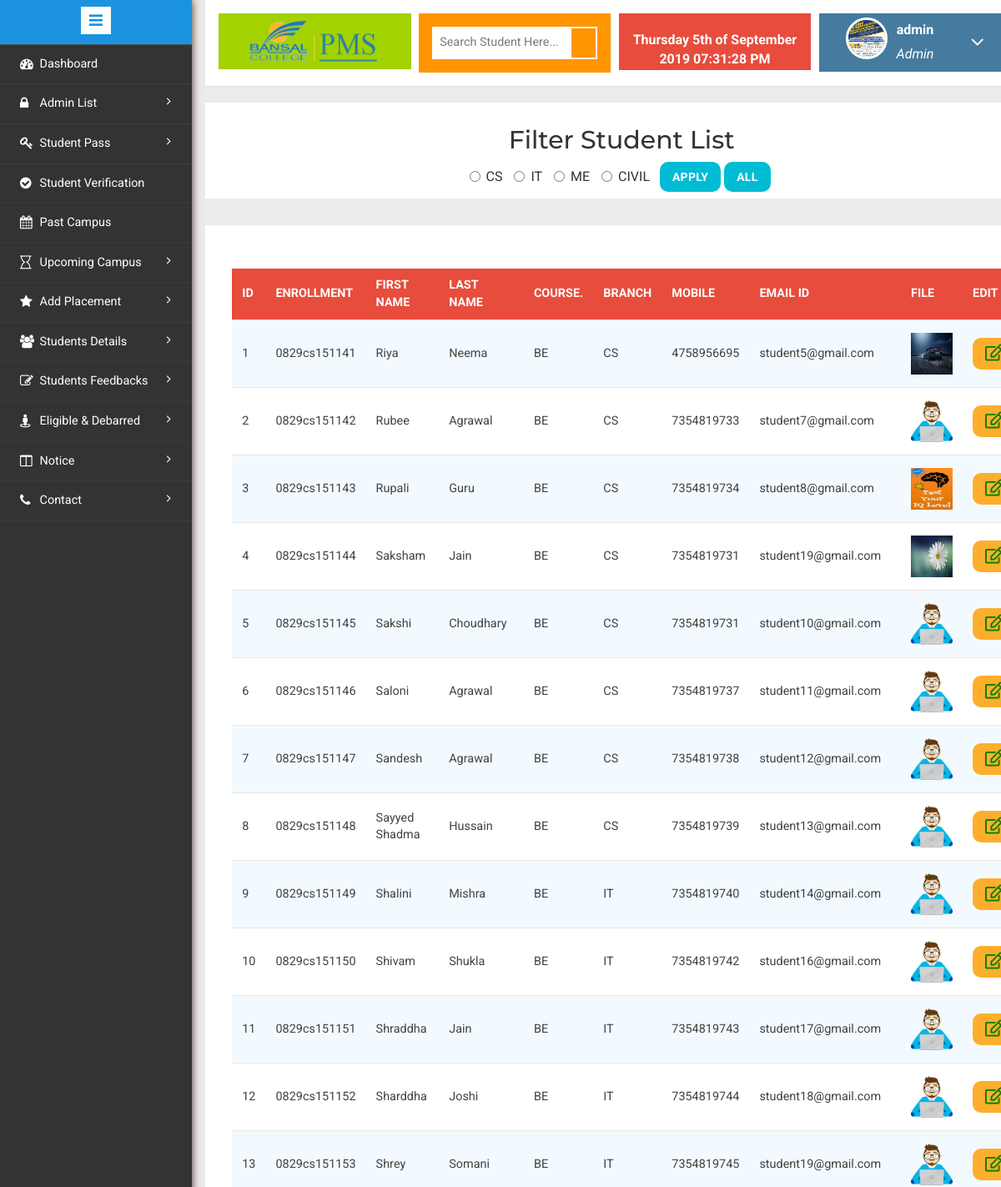
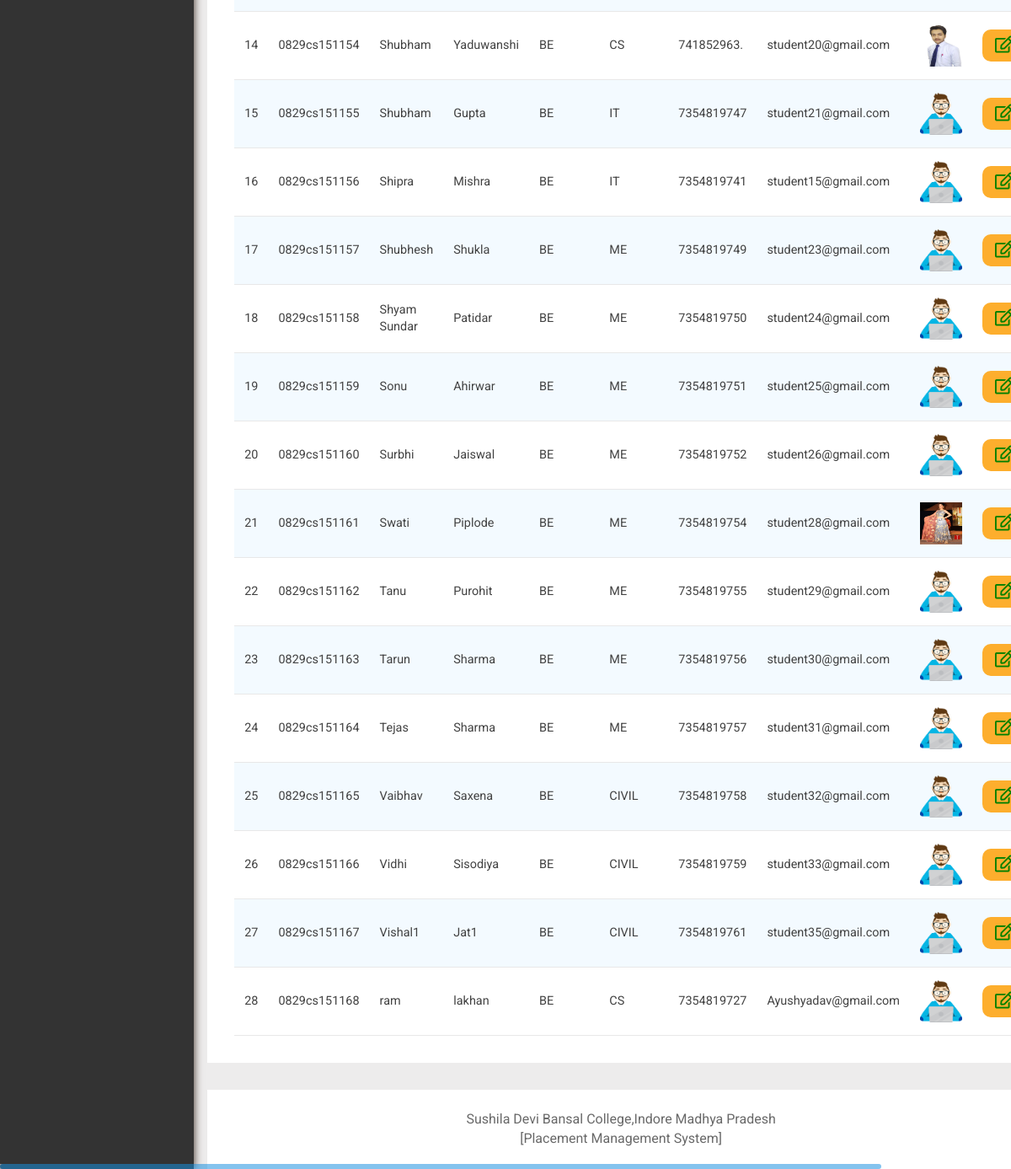
The page /studentlist.php (signed in) on the database its author committed (2 pictures, top to bottom).
### tables this page shows
CREATE TABLE `usertbl` (
  `uid` int(11) NOT NULL AUTO_INCREMENT,
  `fname` varchar(50) NOT NULL,
  `lname` varchar(50) NOT NULL,
  `gender` varchar(20) NOT NULL,
  `blood` varchar(20) NOT NULL,
  `email` varchar(50) NOT NULL,
  `phone` varchar(20) NOT NULL,
  `mobile` varchar(20) NOT NULL,
  `password` varchar(50) NOT NULL,
  `cpassword` varchar(50) NOT NULL,
  `dob` date NOT NULL,
  `address` varchar(50) NOT NULL,
  `deptname` varchar(50) NOT NULL,
  `catname` varchar(50) NOT NULL,
  `file` varchar(50) NOT NULL,
  `status` tinyint(1) NOT NULL,
  PRIMARY KEY (`uid`)
);

CREATE TABLE `studenttbl` (
  `stid` int(20) NOT NULL AUTO_INCREMENT,
  `s_roll` varchar(255) NOT NULL,
  `fname` varchar(255) DEFAULT NULL,
  `lname` varchar(255) DEFAULT NULL,
  `gender` varchar(11) DEFAULT NULL,
  `10th` int(11) DEFAULT NULL,
  `12th` int(11) DEFAULT NULL,
  `backlog` int(11) DEFAULT NULL,
  `ug` int(11) DEFAULT NULL,
  `pyear` int(11) DEFAULT NULL,
  `branch` varchar(255) DEFAULT NULL,
  `course` varchar(255) DEFAULT NULL,
  `password` varchar(50) DEFAULT 'TPM@2019',
  `college` varchar(255) DEFAULT NULL,
  `email` varchar(255) DEFAULT NULL,
  `mobile_1` varchar(20) DEFAULT NULL,
  `address1` varchar(255) DEFAULT NULL,
  `dob` varchar(255) DEFAULT '',
  `file` varchar(55) DEFAULT '67766.png',
  `status` int(20) DEFAULT '0',
  `debarred` int(20) DEFAULT '1',
  `verified` int(20) DEFAULT '0',
  `block` int(20) DEFAULT '0',
  `rdate` date DEFAULT NULL,
  PRIMARY KEY (`stid`,`s_roll`)
);

### checkuser.php (called while the page is built, shortened)
<?php
$user_check= $_SESSION["userid"];
$ses_sql=mysql_query("select * from usertbl where uid = '$user_check'");
$row = mysql_fetch_assoc($ses_sql);
$my_fname =$row['fname'];
$my_file=$row['file'];
?>

### studentlist.php (the view, shortened to what this page needs)
<!DOCTYPE HTML>
<html>
<head>
</head>
<body>
<div class="page-container">
<div class="left-content">
<div class="mother-grid-inner">
<?php
if($_SESSION["userid"]==true)
{
include("header.php"); ?>
	<ol class="breadcrumb">
     <div><center>
                 <h2>&nbsp;&nbsp;Filter Student List</h2>
                <form action="studentlist.php" method="post">
            <label class="radio-inline">
            <input type="radio" name="cs" value="cs">CS
            </label>
            <label class="radio-inline">
            <input type="radio" name="it" value="it">IT
            </label>
            <label class="radio-inline">
            <input type="radio" name="me" value="me">ME
            </label>
            <label class="radio-inline">
            <input type="radio" name="civil" value="civil">CIVIL
            </label>
            <button type="submit" class="btn btn-primary" name="submit">Apply</button> <button type="submit" class="btn btn-primary" name="reset">ALl</button> </br>
            </form>
            </center>
              </div>
	</ol>
<?php
 if(isset($_POST['submit'])!="")
 {
$cs = empty($_POST['cs']) ? '' : $_POST['cs'];
$it = empty($_POST['it']) ? '' : $_POST['it'];
$me = empty($_POST['me']) ? '' : $_POST['me'];
$civil = empty($_POST['civil']) ? '' : $_POST['civil'];
$sql="select * from studenttbl where branch IN ('$cs','$it','$me','$civil') and verified='1'";
 }
 else
 {
	 $sql="select * from studenttbl where verified='1'";
 }
$result = mysql_query($sql);
?>
<div class="agile-grids">
<div class="agile-tables">
<div class="w3l-table-info">
<right>
                <table width="100%" id="table">
<thead>
<tr>
               <th align="left">Id</th>
               <th align="left">Enrollment</th>
			   <th align="left">First Name</th>
			   <th align="left">Last Name</th>
               <th align="left">Course.</th>
                <th align="left">Branch</th>
			   <th align="left">Mobile</th>
               <th align="left">Email Id</th>
			   <th align="left">File</th>
               <th align="left">Edit</th>
</tr>
</thead>
<tbody>
<?php
$count=1;
while($rows=mysql_fetch_array($result))
{
	extract($rows);
	?>
    <tr>
    <td height="81"><?php echo $count;?></td>
     <td><?php echo $rows['s_roll'];?></td>
    <td><?php echo $rows['fname'];?></td>
	<td><?php echo $rows['lname'];?> </td>
    <td><?php echo $rows['course'];?></td>
	<td><?php echo $rows['branch'];?></td>
    <td><?php echo $rows['mobile_1'];?></td>
    <td><?php echo $rows['email'];?></td>
	<td><?php echo($rows['file']!=NULL)?'<img src="uploaded/'.$rows['file'].'" width="50" height="50">' :'' ;?></td>
 <form method='post' action='editstudent.php'>
     <td>  <input  type='hidden' value="<?php echo $rows['s_roll']; ?>" name='id'>
        <button class="btn bg-alert dark text-white " name='update' type='submit' value='Update'  ><i class="far fa-edit" style="font-size:20px;color: green;"></i></button>
       </td> </form>
    </tr>
<?php
$count++;
 }?>
</tbody>
</table>
</div>
</div>
</div>
<?php include("footer.php"); ?>
	<?php include("sidebar.php"); ?>
	<?php }
else
	header('location:login.php');
?>
</body>
</html>

### header.php (shortened to what this page needs)
<!DOCTYPE HTML>
<html>
<head>
<link href="css/bootstrap.min.css" rel='stylesheet' type='text/css' />
<link href="css/style.css" rel='stylesheet' type='text/css' />
<link rel="stylesheet" href="css/morris.css" type="text/css"/>
<link href="css/font-awesome.css" rel="stylesheet">
<link rel="stylesheet" href="https://use.fontawesome.com/releases/v5.0.8/css/all.css">
<link rel="stylesheet" href="css/jquery-ui.css">
<link rel="stylesheet" href="css/icon-font.min.css" type='text/css' />
<link rel="stylesheet" href="css/table-style.css" type='text/css' />
</head>
<body>
<?php include("checkuser.php"); ?>
				<div class="header-main">
					<div class="logo-w3-agile">
								<img src="uploaded/logo.png" alt="Smiley face" height="61" width="163">
							</div>
					<div class="w3layouts-left">
								<div class="w3-search-box">
									<form action="search.php" method="GET">
										<input type="text" placeholder="Search Student Here..." name="name" required>
										<input type="submit" value="">
									</form>
								</div>
						 </div>
						 <div class="w3layouts-right">
							<div class="profile_details_left">
								<b><font color="white"><?php  date_default_timezone_set( "Asia/Kolkata");
								echo date("l jS \of F Y h:i:s A"); ?></font></b><br>
							</div>
						</div>
						<div class="profile_details w3l">
								<ul>
									<li class="dropdown profile_details_drop">
										<a href="#" class="dropdown-toggle" data-toggle="dropdown" aria-expanded="false">
											<div class="profile_img">
												<span class="prfil-img"><?php echo($my_file!=NULL)?'<img src="uploaded/'.$my_file.'" >' :'' ;?> </span>
												<div class="user-name">
													<p><?php echo $my_fname;?></p>
													<span>Admin</span>
												</div>
												<i class="fa fa-angle-down"></i>
												<div class="clearfix"></div>
											</div>
										</a>
									</li>
								</ul>
							</div>
				</div>
			</body>
</body>
</html>

### footer.php (shortened to what this page needs)
<!DOCTYPE HTML>
<html>
<head>
<link rel="stylesheet" href="css/icon-font.min.css" type='text/css' />
</head>
<body>
<div class="copyrights">
	 <p>Sushila Devi Bansal College,Indore Madhya Pradesh <br> [Placement Management System]</p>
</div>
</body>
</html>

### sidebar.php (shortened to what this page needs)
<!DOCTYPE HTML>
<html>
<head>
<link href="css/bootstrap.min.css" rel='stylesheet' type='text/css' />
<link href="css/style.css" rel='stylesheet' type='text/css' />
<link rel="stylesheet" href="css/morris.css" type="text/css"/>
<link href="css/font-awesome.css" rel="stylesheet">
<link rel="stylesheet" href="css/icon-font.min.css" type='text/css' />
</head>
<body>
				<div class="sidebar-menu">
					<header class="logo1">
						<a href="#" class="sidebar-icon"> <span class="fa fa-bars"></span> </a>
					</header>
                           <div class="menu">
									<ul id="menu" >
										<li><a href="index.php"><i class="fa fa-tachometer"></i> <span>Dashboard</span><div class="clearfix"></div></a></li>
										 <li id="menu-academico" ><a href="userlist.php"><i class="fa fa-lock"></i><span>Admin List</span><span class="fa fa-angle-right" style="float: right"></span><div class="clearfix"></div></a></li>
                                         <li id="menu-academico" ><a href="studentpass.php"><i class="fa fa-key"></i><span>Student Pass</span><span class="fa fa-angle-right" style="float: right"></span><div class="clearfix"></div></a></li>
                                         <li id="menu-academico" ><a href="studentverification.php"><i class="fa fa-check-circle"></i><span>Student Verification</span><div class="clearfix"></div></a></li>
                                          <li id="menu-academico" ><a href="companylist.php"><i class="fa fa-calendar" aria-hidden="true"></i><span>Past Campus</span>
                                              <div class="clearfix"></div></a></li>
										<li id="menu-academico" ><a href="#"><i class="fa fa-hourglass-o" aria-hidden="true"></i><span> Upcoming Campus</span> <span class="fa fa-angle-right" style="float: right"></span>
										    <div class="clearfix"></div></a>
										</li>
                                        <li id="menu-academico" ><a href="addplacement.php"><i class="fa fa-star" aria-hidden="true"></i><span>Add Placement</span> <span class="fa fa-angle-right" style="float: right"></span><div class="clearfix"></div></a>
										</li>
									<li id="menu-academico" ><a href="#"><i class="fa fa-users" aria-hidden="true"></i><span> Students Details</span> <span class="fa fa-angle-right" style="float: right"></span><div class="clearfix"></div></a>
										</li>
                                    <li id="menu-academico" ><a href="allfeedback.php"><i class="fa fa-pencil-square-o" aria-hidden="true"></i><span>Students Feedbacks</span> <span class="fa fa-angle-right" style="float: right"></span>
                                       <div class="clearfix"></div></a>
										</li>
							          <li id="menu-academico" ><a href="#"><i class="fa fa-street-view" aria-hidden="true"></i><span>Eligible & Debarred</span> <span class="fa fa-angle-right" style="float: right"></span>
                                        <div class="clearfix"></div></a>
										</li>
							        <li id="menu-academico" ><a href="#"><i class="fa fa-columns" aria-hidden="true"></i><span> Notice</span> <span class="fa fa-angle-right" style="float: right"></span><div class="clearfix"></div></a>
									</li>
									<li id="menu-academico" ><a href="contactlist.php"><i class="fa fa-phone" aria-hidden="true"></i><span>Contact</span> <span class="fa fa-angle-right" style="float: right"></span><div class="clearfix"></div></a>
								   </li>
								  </ul>
								</div>
							  </div>
</body>
</html>

### css/table-style.css (style rules this page uses)
table { background: white; border-collapse: collapse; margin: 1.25em 0 0; width: 100%; }
table tr, table th, table td { border: none; border-bottom: 1px solid #e8e8e8; font-size: .95em; }
table th, table td { padding: 10px 12px; text-align: left; }
table th { background: #e74c3c; color: #fff; text-transform: uppercase; }
table tr td { background: #f3faff; color: #424242; }
table tr:nth-of-type(2n+2) td { background: #ffffff; }
table { width: 100%; }

### rows shown on the page
usertbl: file (picture), fname "admin"
studenttbl: s_roll "0829cs151141", fname "Riya", lname "Neema", course "BE", branch "CS", mobile_1 "4758956695", email "student5@gmail.com", file (picture)
studenttbl: s_roll "0829cs151142", fname "Rubee", lname "Agrawal", course "BE", branch "CS", mobile_1 "7354819733", email "student7@gmail.com", file (picture)
studenttbl: s_roll "0829cs151143", fname "Rupali", lname "Guru", course "BE", branch "CS", mobile_1 "7354819734", email "student8@gmail.com", file (picture)
studenttbl: s_roll "0829cs151144", fname "Saksham", lname "Jain", course "BE", branch "CS", mobile_1 "7354819731", email "student19@gmail.com", file (picture)
studenttbl: s_roll "0829cs151145", fname "Sakshi", lname "Choudhary", course "BE", branch "CS", mobile_1 "7354819731", email "student10@gmail.com", file (picture)
studenttbl: s_roll "0829cs151146", fname "Saloni", lname "Agrawal", course "BE", branch "CS", mobile_1 "7354819737", email "student11@gmail.com", file (picture)
studenttbl: s_roll "0829cs151147", fname "Sandesh", lname "Agrawal", course "BE", branch "CS", mobile_1 "7354819738", email "student12@gmail.com", file (picture)
studenttbl: s_roll "0829cs151148", fname "Sayyed Shadma", lname "Hussain", course "BE", branch "CS", mobile_1 "7354819739", email "student13@gmail.com", file (picture)
studenttbl: s_roll "0829cs151149", fname "Shalini", lname "Mishra", course "BE", branch "IT", mobile_1 "7354819740", email "student14@gmail.com", file (picture)
studenttbl: s_roll "0829cs151150", fname "Shivam", lname "Shukla", course "BE", branch "IT", mobile_1 "7354819742", email "student16@gmail.com", file (picture)
studenttbl: s_roll "0829cs151151", fname "Shraddha", lname "Jain", course "BE", branch "IT", mobile_1 "7354819743", email "student17@gmail.com", file (picture)
studenttbl: s_roll "0829cs151152", fname "Sharddha", lname "Joshi", course "BE", branch "IT", mobile_1 "7354819744", email "student18@gmail.com", file (picture)
studenttbl: s_roll "0829cs151153", fname "Shrey", lname "Somani", course "BE", branch "IT", mobile_1 "7354819745", email "student19@gmail.com", file (picture)
studenttbl: s_roll "0829cs151154", fname "Shubham", lname "Yaduwanshi", course "BE", branch "CS", mobile_1 "741852963.", email "student20@gmail.com", file (picture)
studenttbl: s_roll "0829cs151155", fname "Shubham", lname "Gupta", course "BE", branch "IT", mobile_1 "7354819747", email "student21@gmail.com", file (picture)
studenttbl: s_roll "0829cs151156", fname "Shipra", lname "Mishra", course "BE", branch "IT", mobile_1 "7354819741", email "student15@gmail.com", file (picture)
studenttbl: s_roll "0829cs151157", fname "Shubhesh", lname "Shukla", course "BE", branch "ME", mobile_1 "7354819749", email "student23@gmail.com", file (picture)
studenttbl: s_roll "0829cs151158", fname "Shyam Sundar", lname "Patidar", course "BE", branch "ME", mobile_1 "7354819750", email "student24@gmail.com", file (picture)
studenttbl: s_roll "0829cs151159", fname "Sonu", lname "Ahirwar", course "BE", branch "ME", mobile_1 "7354819751", email "student25@gmail.com", file (picture)
studenttbl: s_roll "0829cs151160", fname "Surbhi", lname "Jaiswal", course "BE", branch "ME", mobile_1 "7354819752", email "student26@gmail.com", file (picture)
studenttbl: s_roll "0829cs151161", fname "Swati", lname "Piplode", course "BE", branch "ME", mobile_1 "7354819754", email "student28@gmail.com", file (picture)
studenttbl: s_roll "0829cs151162", fname "Tanu", lname "Purohit", course "BE", branch "ME", mobile_1 "7354819755", email "student29@gmail.com", file (picture)
studenttbl: s_roll "0829cs151163", fname "Tarun", lname "Sharma", course "BE", branch "ME", mobile_1 "7354819756", email "student30@gmail.com", file (picture)
studenttbl: s_roll "0829cs151164", fname "Tejas", lname "Sharma", course "BE", branch "ME", mobile_1 "7354819757", email "student31@gmail.com", file (picture)
studenttbl: s_roll "0829cs151165", fname "Vaibhav", lname "Saxena", course "BE", branch "CIVIL", mobile_1 "7354819758", email "student32@gmail.com", file (picture)
studenttbl: s_roll "0829cs151166", fname "Vidhi", lname "Sisodiya", course "BE", branch "CIVIL", mobile_1 "7354819759", email "student33@gmail.com", file (picture)
studenttbl: s_roll "0829cs151167", fname "Vishal1", lname "Jat1", course "BE", branch "CIVIL", mobile_1 "7354819761", email "student35@gmail.com", file (picture)
studenttbl: s_roll "0829cs151168", fname "ram", lname "lakhan", course "BE", branch "CS", mobile_1 "7354819727", email "Ayushyadav@gmail.com", file (picture)
